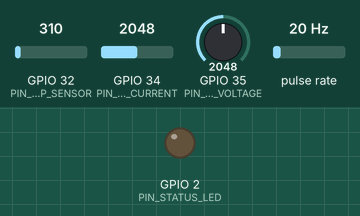
This sketch was run on a simulated ESP32. Shown: output pins drawn as LEDs (lit = HIGH). Wiring (inferred from the names in the program): pulse sensor: data GPIO 25. Dashed ring = blinking. The inputs (shaded band) are chosen by the test bench; at power-on: GPIO 34 (PIN_ADC_CURRENT) = 2048, GPIO 32 (PIN_TEMP_SENSOR) = 310, GPIO 35 (PIN_ADC_VOLTAGE) = 2048, pulse rate 20 Hz (analog values on the 0–4095 scale). WiFi joins after 1.5 s; servers stay silent unless stated; uploads are accepted with an empty reply; what the sketch prints to the serial monitor is not drawn.

Above: at 0.1 s.
At 2.3 s:
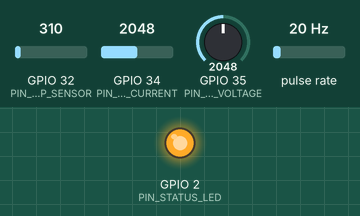
At 3.7 s:
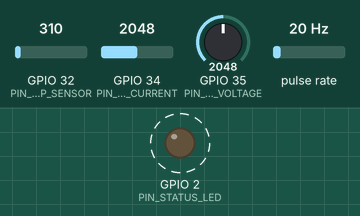
3.8 s: GPIO 34 (PIN_ADC_CURRENT) set to 2105
6.8 s: GPIO 34 (PIN_ADC_CURRENT) set to 2201
Timing chart, 0 to 15.8 s (numbered marks = the images above; inputs shaded):
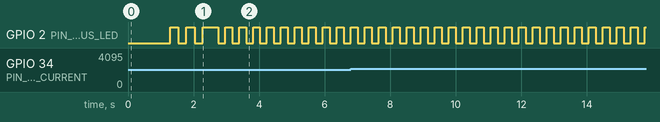

Measured:
- by itself, GPIO 2 (PIN_STATUS_LED): alternates HIGH for 0.21 s and LOW for 0.21 s

The sketch:

aeris_esp32_gateway.ino
```cpp
/*
 * AERIS-TWIN — PHYSICAL PROTOTYPE INTEGRATION v1
 * Hardware Subsystem: Standalone ESP32 Motor Prototype Telemetry Gateway
 *
 * Physical Architecture:
 *   3x18650 battery pack (11.1V - 12.6V)
 *         ↓
 *      ACS712 Current Sensor (Hall-effect current transducer)
 *         ↓
 *       L298N Dual H-Bridge Motor Driver
 *         ↓
 *      DC Geared Motor
 *         ↓
 *      ESP32 Microcontroller (The ONLY microcontroller in v1; Arduino Uno is NOT used)
 *         ↓ Wi-Fi / HTTPS POST / WebSocket
 *      AERIS-TWIN Backend (/api/telemetry/hardware)
 *
 * ============================================================================
 * CRITICAL HARDWARE & ELECTRICAL SAFETY NOTICES
 * ============================================================================
 * 1. ACS712 SENSOR ADC SAFETY:
 *    - The ACS712 is powered by 5.0V and outputs VCC/2 (~2.5V) at 0A, increasing by 66-185 mV/A.
 *    - Under high load, its output can exceed 3.3V.
 *    - WARNING: Verify the exact ACS712 module output voltage before connecting OUT
 *      to an ESP32 ADC pin!
 *    - Use a voltage divider (e.g. 10 kΩ / 20 kΩ) or level shifter if OUT can exceed 3.3V.
 *
 * 2. 3x18650 BATTERY VOLTAGE MEASUREMENT SAFETY:
 *    - A 3S 18650 battery pack delivers 9.0V (empty) to 12.6V (fully charged).
 *    - NEVER connect battery voltage directly to an ESP32 ADC pin!
 *    - A calibrated resistor voltage divider (e.g. R1=100 kΩ, R2=22 kΩ for a 5.54:1 ratio)
 *      MUST be used to step down 12.6V to ~2.27V safe for ESP32 ADC (0-3.3V).
 * ============================================================================
 *
 * Required Libraries:
 *  - WiFi (Built-in ESP32)
 *  - HTTPClient (Built-in ESP32)
 *  - ArduinoJson (by Benoit Blanchon, v6.x or v7.x)
 */

#include <Arduino.h>
#include <WiFi.h>
#include <HTTPClient.h>
#include <ArduinoJson.h>

// ==========================================
// CONFIGURATION PARAMETERS
// ==========================================
#ifndef WIFI_SSID
#define WIFI_SSID             "Your_WiFi_SSID"
#define WIFI_PASSWORD         "Your_WiFi_Password"
#endif

#ifndef AERIS_BACKEND_URL
#define AERIS_BACKEND_URL     "http://192.168.1.100:8000" // Or Render cloud backend URL
#define AERIS_API_ENDPOINT    "/api/telemetry/hardware"
#define AERIS_DEVICE_ID       "AERIS-ESP32-001"
#define AERIS_PROFILE         "MOTOR_PROTOTYPE"
#define AERIS_DEVICE_API_KEY  "aeris-device-secret-key-2026"
#define AERIS_FIRMWARE_VER    "v1.4.2-motor"
#endif

// Pin Definitions on ESP32
#define PIN_STATUS_LED        2    // Onboard diagnostic LED
#define PIN_ADC_CURRENT       34   // ADC1_CH6 (Connected to ACS712 OUT via voltage divider)
#define PIN_ADC_VOLTAGE       35   // ADC1_CH7 (Connected to 3S Battery via 100k/22k divider)
#define PIN_RPM_SENSOR        25   // Optical / Hall pulse sensor GPIO
#define PIN_TEMP_SENSOR       32   // NTC thermistor / thermal sensor ADC pin

#define SAMPLING_INTERVAL_MS  100  // 10 Hz ingestion rate
#define HTTP_TIMEOUT_MS       3500

// Calibration Constants
#define ACS712_VREF           3.30f  // ESP32 ADC reference voltage
#define ACS712_ZERO_VOLTS     1.65f  // Zero-current voltage after 3.3V divider
#define ACS712_SENSITIVITY    0.066f // Volts per Ampere (for 30A module, adjust for 5A or 20A)
#define VOLTAGE_DIVIDER_RATIO 5.545f // (100k + 22k) / 22k

// ==========================================
// TELEMETRY FRAME DATA STRUCTURE
// ==========================================
struct MotorTelemetryFrame {
    uint32_t sequence_number;
    float rpm;
    float current_a;
    float voltage_v;
    float power_w;
    float temperature_c;
    float vibration;
    float motor_load_pct;
    int wifi_rssi;
    uint32_t timestamp_ms;
};

// State Variables
uint32_t g_seq = 0;
uint32_t g_last_sample_ms = 0;
uint32_t g_last_wifi_check_ms = 0;
volatile uint32_t g_pulse_count = 0;
uint32_t g_last_rpm_calc_ms = 0;
float g_calculated_rpm = 0.0f;

// Interrupt Service Routine for RPM Pulse Counting
void IRAM_ATTR rpm_isr() {
    g_pulse_count++;
}

// ==========================================
// SENSOR ACQUISITION & PHYSICAL CONVERSION
// ==========================================
MotorTelemetryFrame read_physical_sensors() {
    MotorTelemetryFrame frame;
    g_seq++;
    frame.sequence_number = g_seq;
    frame.timestamp_ms = millis();
    frame.wifi_rssi = (WiFi.status() == WL_CONNECTED) ? WiFi.RSSI() : -99;

    // 1. RPM Calculation (Windowed pulse rate)
    uint32_t now = millis();
    uint32_t dt = now - g_last_rpm_calc_ms;
    if (dt >= 200) {
        noInterrupts();
        uint32_t pulses = g_pulse_count;
        g_pulse_count = 0;
        interrupts();
        // Assuming 1 pulse per shaft revolution (adjust for encoder CPR / gear ratio)
        g_calculated_rpm = (pulses * 60000.0f) / (float)dt;
        g_last_rpm_calc_ms = now;
    }
    frame.rpm = g_calculated_rpm;

    // 2. Current Measurement (ACS712 via ADC)
    // 32-sample averaging for ADC noise reduction
    uint32_t adc_curr_sum = 0;
    for (int i = 0; i < 32; i++) {
        adc_curr_sum += analogRead(PIN_ADC_CURRENT);
    }
    float raw_adc_curr = (float)adc_curr_sum / 32.0f;
    float v_out_curr = (raw_adc_curr / 4095.0f) * ACS712_VREF;
    float current_val = abs(v_out_curr - ACS712_ZERO_VOLTS) / max(0.01f, ACS712_SENSITIVITY);
    frame.current_a = max(0.0f, current_val);

    // 3. Battery Voltage (3S 18650 Pack via Resistor Divider)
    uint32_t adc_volt_sum = 0;
    for (int i = 0; i < 32; i++) {
        adc_volt_sum += analogRead(PIN_ADC_VOLTAGE);
    }
    float raw_adc_volt = (float)adc_volt_sum / 32.0f;
    float pin_voltage = (raw_adc_volt / 4095.0f) * 3.3f;
    frame.voltage_v = max(0.0f, pin_voltage * VOLTAGE_DIVIDER_RATIO);

    // 4. Electrical Power: P = V × I
    frame.power_w = frame.voltage_v * frame.current_a;

    // 5. Temperature (°C) from Thermistor ADC
    uint32_t adc_temp_sum = 0;
    for (int i = 0; i < 16; i++) {
        adc_temp_sum += analogRead(PIN_TEMP_SENSOR);
    }
    float raw_temp = (float)adc_temp_sum / 16.0f;
    // Normalized linear scaling approximation (replace with Steinhart-Hart equation for NTC)
    frame.temperature_c = 25.0f + (raw_temp / 4095.0f) * 60.0f;

    // 6. Vibration (placeholder for I2C MPU6050 accelerometer if attached, else nominal)
    frame.vibration = 0.85f;

    // 7. Motor Load (%) derived from current draw relative to rated max (5.0A)
    frame.motor_load_pct = min(100.0f, max(0.0f, (frame.current_a / 5.0f) * 100.0f));

    return frame;
}

// ==========================================
// WI-FI CONNECTION MANAGER
// ==========================================
void connect_wifi() {
    if (WiFi.status() == WL_CONNECTED) return;

    Serial.print(F("[WIFI] Connecting to: "));
    Serial.println(WIFI_SSID);

    WiFi.mode(WIFI_STA);
    WiFi.begin(WIFI_SSID, WIFI_PASSWORD);

    uint32_t start_ms = millis();
    while (WiFi.status() != WL_CONNECTED && millis() - start_ms < 10000) {
        delay(250);
        Serial.print(F("."));
        digitalWrite(PIN_STATUS_LED, !digitalRead(PIN_STATUS_LED));
    }

    if (WiFi.status() == WL_CONNECTED) {
        Serial.println(F("\n[WIFI] Connected Successfully!"));
        Serial.print(F("[WIFI] IP: "));
        Serial.println(WiFi.localIP());
        Serial.printf("[WIFI] RSSI: %d dBm\n", WiFi.RSSI());
        digitalWrite(PIN_STATUS_LED, HIGH);
    } else {
        Serial.println(F("\n[WIFI] Wi-Fi connection timed out. Retrying in loop..."));
        digitalWrite(PIN_STATUS_LED, LOW);
    }
}

// ==========================================
// HTTP TELEMETRY TRANSMITTER
// ==========================================
bool transmit_telemetry(const MotorTelemetryFrame &frame) {
    if (WiFi.status() != WL_CONNECTED) {
        return false;
    }

    HTTPClient http;
    String url = String(AERIS_BACKEND_URL) + String(AERIS_API_ENDPOINT);

    http.begin(url);
    http.setTimeout(HTTP_TIMEOUT_MS);
    http.addHeader("Content-Type", "application/json");
    http.addHeader("X-Device-API-Key", AERIS_DEVICE_API_KEY);
    http.addHeader("X-Device-ID", AERIS_DEVICE_ID);

    // Construct clean MOTOR_PROTOTYPE JSON document
    StaticJsonDocument<384> doc;
    doc["device_id"] = AERIS_DEVICE_ID;
    doc["profile"] = AERIS_PROFILE;
    doc["sequence_number"] = frame.sequence_number;
    doc["timestamp"] = (double)(millis()) / 1000.0;
    doc["rpm"] = round(frame.rpm * 10.0f) / 10.0f;
    doc["current_a"] = round(frame.current_a * 1000.0f) / 1000.0f;
    doc["voltage_v"] = round(frame.voltage_v * 100.0f) / 100.0f;
    doc["power_w"] = round(frame.power_w * 100.0f) / 100.0f;
    doc["temperature_c"] = round(frame.temperature_c * 10.0f) / 10.0f;
    doc["vibration"] = round(frame.vibration * 1000.0f) / 1000.0f;
    doc["motor_load_pct"] = round(frame.motor_load_pct * 10.0f) / 10.0f;
    doc["wifi_rssi"] = frame.wifi_rssi;
    doc["firmware_version"] = AERIS_FIRMWARE_VER;
    doc["source"] = "PHYSICAL_SENSOR";

    String payload;
    serializeJson(doc, payload);

    uint32_t t0 = millis();
    int code = http.POST(payload);
    uint32_t latency = millis() - t0;

    bool ok = (code == 200 || code == 201);
    if (ok) {
        Serial.printf("[HTTP] TX #%u OK (%d) | Latency: %ums | I: %.2fA | V: %.2fV | P: %.1fW | RPM: %.0f\n",
                      frame.sequence_number, code, latency, frame.current_a, frame.voltage_v, frame.power_w, frame.rpm);
        digitalWrite(PIN_STATUS_LED, !digitalRead(PIN_STATUS_LED));
    } else {
        Serial.printf("[HTTP] TX #%u FAILED: HTTP %d (%s)\n", frame.sequence_number, code, http.errorToString(code).c_str());
    }

    http.end();
    return ok;
}

// ==========================================
// SETUP
// ==========================================
void setup() {
    pinMode(PIN_STATUS_LED, OUTPUT);
    digitalWrite(PIN_STATUS_LED, LOW);

    // ADC input configuration
    pinMode(PIN_ADC_CURRENT, INPUT);
    pinMode(PIN_ADC_VOLTAGE, INPUT);
    pinMode(PIN_TEMP_SENSOR, INPUT);

    // RPM Pulse input with pullup
    pinMode(PIN_RPM_SENSOR, INPUT_PULLUP);
    attachInterrupt(digitalPinToInterrupt(PIN_RPM_SENSOR), rpm_isr, RISING);

    // Configure 12-bit ADC resolution and 11dB attenuation for 0-3.3V range
    analogReadResolution(12);
    analogSetAttenuation(ADC_11db);

    Serial.begin(115200);
    delay(1000);

    Serial.println(F("================================================================"));
    Serial.println(F(" AERIS-TWIN — PHYSICAL MOTOR PROTOTYPE TELEMETRY GATEWAY v1    "));
    Serial.println(F(" Target: ESP32 Standalone (3x18650 -> ACS712 -> L298N -> Motor) "));
    Serial.println(F(" Profile: MOTOR_PROTOTYPE (Arduino Uno is NOT used in v1)      "));
    Serial.printf(F(" Device ID: %s | Firmware: %s\n"), AERIS_DEVICE_ID, AERIS_FIRMWARE_VER);
    Serial.println(F("================================================================"));

    connect_wifi();
}

// ==========================================
// MAIN LOOP
// ==========================================
void loop() {
    // 1. Maintain Wi-Fi health
    if (millis() - g_last_wifi_check_ms > 5000) {
        g_last_wifi_check_ms = millis();
        if (WiFi.status() != WL_CONNECTED) {
            Serial.println(F("[WIFI] Reconnecting..."));
            WiFi.reconnect();
        }
    }

    // 2. Non-blocking 10 Hz Telemetry Loop
    if (millis() - g_last_sample_ms >= SAMPLING_INTERVAL_MS) {
        g_last_sample_ms = millis();
        MotorTelemetryFrame frame = read_physical_sensors();
        transmit_telemetry(frame);
    }

    delay(2);
}
```
